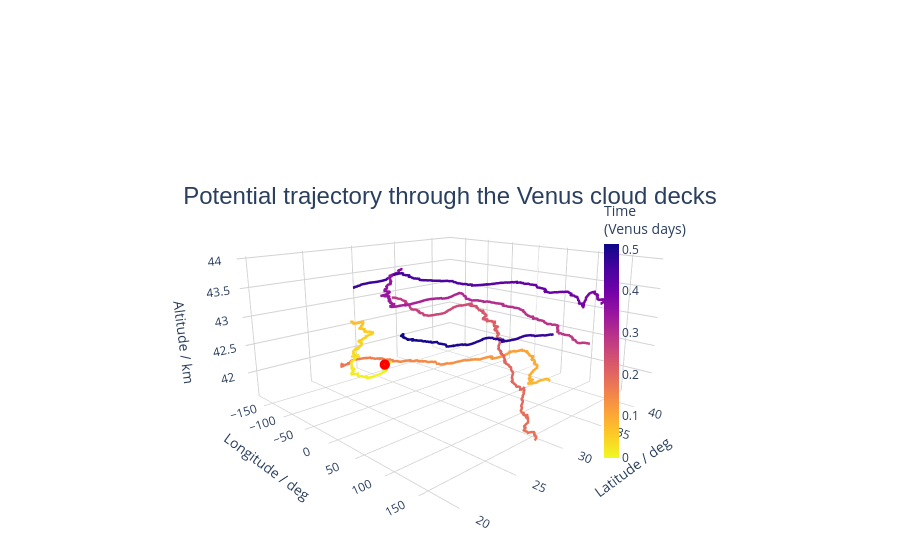

The notebook cell saved with this chart:
### Code cell
import xarray as xr
from heatmap import basic_heatmap, double_heatmap
from visualisations import traj3d
ds = xr.open_zarr('outputs/Test2.zarr')
#ds
basic_heatmap(ds)
traj3d(ds, 212)

### Figure 1 — Plotly figure (JSON) as saved in the notebook; plotly's stock layout.template omitted (floating-point values rounded to 4 significant figures; data arrays with more than 128 entries replaced by an {"elided": "..."} marker saying what was removed)
{"data": [{"hoverinfo": "skip", "line": {"color": {"elided": "2885 float values"}, "colorbar": {"len": 0.6, "thickness": 15, "tickfont": {"size": 12}, "title": {"text": "Time<br>(Venus days)"}, "x": 0.66}, "colorscale": [[0, "#f0f921"], [0.1111, "#fdca26"], [0.2222, "#fb9f3a"], [0.3333, "#ed7953"], [0.4444, "#d8576b"], [0.5556, "#bd3786"], [0.6667, "#9c179e"], [0.7778, "#7201a8"], [0.8889, "#46039f"], [1, "#0d0887"]], "showscale": true, "width": 5}, "mode": "lines", "name": "Trajectory 205", "type": "scatter3d", "x": {"elided": "2885 float values"}, "y": {"elided": "2885 float values"}, "z": {"elided": "2885 float values"}}, {"hoverinfo": "skip", "marker": {"color": "red", "size": 6, "symbol": "circle"}, "mode": "markers", "showlegend": false, "type": "scatter3d", "x": [90], "y": [20], "z": [43]}], "layout": {"margin": {"b": 0, "l": 0, "r": 0, "t": 100}, "paper_bgcolor": "white", "plot_bgcolor": "white", "scene": {"aspectmode": "manual", "aspectratio": {"x": 1, "y": 1, "z": 0.5}, "bgcolor": "white", "camera": {"center": {"x": 0, "y": 0, "z": 0}, "eye": {"x": 1.3, "y": -1.3, "z": 0.5}, "up": {"x": 0, "y": 0, "z": 1}}, "xaxis": {"backgroundcolor": "white", "gridcolor": "lightgrey", "title": {"text": "Longitude / deg"}}, "yaxis": {"backgroundcolor": "white", "gridcolor": "lightgrey", "title": {"text": "Latitude / deg"}}, "zaxis": {"backgroundcolor": "white", "gridcolor": "lightgrey", "range": [41.53, 44.03], "title": {"text": "Altitude / km"}}}, "showlegend": false, "title": {"font": {"family": "Arial", "size": 24}, "text": "Potential trajectory through the Venus cloud decks", "x": 0.5, "y": 0.65}}}
